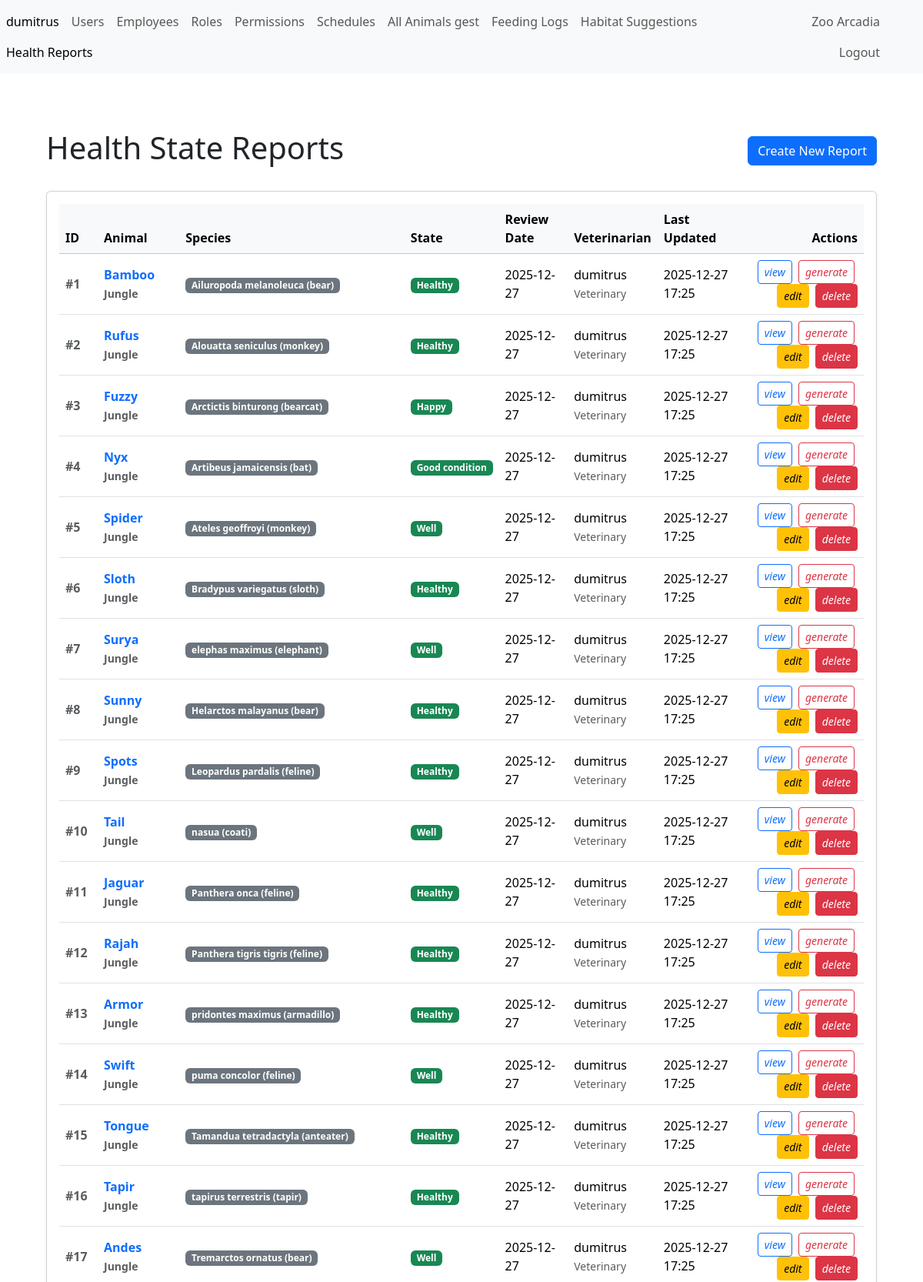
Page /vreports/gest/start (signed in, upper part) on the committed database.
### tables this page shows
CREATE TABLE health_state_report (
    id_hs_report INT AUTO_INCREMENT PRIMARY KEY,
     

    full_animal_id INT NOT NULL,
     

    hsr_state ENUM('healthy', 'sick', 'quarantined', 'injured', 'happy', 'sad', 'depressed', 'terminal', 'infant', 'hungry', 'well', 'good_condition', 'angry', 'aggressive', 'nervous', 'anxious', 'recovering', 'pregnant', 'malnourished', 'dehydrated', 'stressed') NOT NULL,
     

    review_date TIMESTAMP NOT NULL DEFAULT CURRENT_TIMESTAMP,
     

    vet_obs TEXT NOT NULL,
     

    checked_by INT NULL,
     

    updated_at TIMESTAMP DEFAULT CURRENT_TIMESTAMP ON UPDATE CURRENT_TIMESTAMP,
     

    opt_details TEXT
     
);

CREATE TABLE animal_general (
    id_animal_g INT AUTO_INCREMENT PRIMARY KEY,
     
    animal_name VARCHAR(50) NOT NULL,
     
    gender ENUM('male', 'female') NOT NULL,
     
    specie_id INT NOT NULL  
     
);

CREATE TABLE habitats (
    id_habitat INT AUTO_INCREMENT PRIMARY KEY,
     
    habitat_name VARCHAR(100) NOT NULL,
     
    description_habitat VARCHAR(50)  
);

CREATE TABLE specie  (
    id_specie  INT AUTO_INCREMENT PRIMARY KEY,
     
    category_id INT NOT NULL,
     
    specie_name VARCHAR(200) NOT NULL  
     
);

CREATE TABLE users (
    id_user INT AUTO_INCREMENT PRIMARY KEY,
     
    username VARCHAR(50) NOT NULL UNIQUE,
     
    psw VARCHAR(255) NOT NULL,
     
    role_id INT DEFAULT NULL,
     
    employee_id INT NULL UNIQUE,
     
    is_active BOOLEAN NOT NULL DEFAULT TRUE,
     
    created_at TIMESTAMP DEFAULT CURRENT_TIMESTAMP,
     
    updated_at TIMESTAMP DEFAULT CURRENT_TIMESTAMP ON UPDATE CURRENT_TIMESTAMP
     
);

CREATE TABLE roles (
    id_role INT AUTO_INCREMENT PRIMARY KEY,
     
    role_name VARCHAR(50) NOT NULL UNIQUE,
     
    role_description TEXT,
     
     
    created_at TIMESTAMP DEFAULT CURRENT_TIMESTAMP,
     
    updated_at TIMESTAMP DEFAULT CURRENT_TIMESTAMP ON UPDATE CURRENT_TIMESTAMP  
);

### App/vreports/vreportsRouter.php (called while the page is built)
<?php
require_once __DIR__ . '/../../includes/functions.php';
handleDomainRouting('vreports', __DIR__);

### public/index.php (called while the page is built, shortened)
<?php
require_once __DIR__ . '/../database/connection.php';
require_once __DIR__ . '/../includes/functions.php';
require_once __DIR__ . '/../App/router.php';
?>

### database/connection.php (called while the page is built, shortened)
<?php
class DB {
    private static $instance = null;
    public static function createInstance() {
        if (!isset(self::$instance)) {
            $optionsPDO[PDO::ATTR_ERRMODE] = PDO::ERRMODE_EXCEPTION;
            self::$instance = new PDO(
                "mysql:host=" . DB_HOST . ";dbname=" . DB_NAME . ";charset=utf8",
                DB_USER,
                DB_PASS,
                $optionsPDO
            );
        }
        return self::$instance;
    }
}

### App/vreports/models/healthStateReport.php (called while the page is built, shortened)
<?php
require_once __DIR__ . '/../../../database/connection.php';
class HealthStateReport {
    private $db;
    public function __construct() {
        $this->db = DB::createInstance();
    }
    public function getAll() {
        $sql = "SELECT hsr.*,
                       ag.animal_name,
                       ag.gender,
                       s.specie_name,
                       c.category_name,
                       h.habitat_name,
                       u.username AS checked_by_username,
                       r.role_name
                FROM health_state_report hsr
                JOIN animal_full af ON hsr.full_animal_id = af.id_full_animal
                JOIN animal_general ag ON af.animal_g_id = ag.id_animal_g
                JOIN specie s ON ag.specie_id = s.id_specie
                LEFT JOIN category c ON s.category_id = c.id_category
                LEFT JOIN habitats h ON af.habitat_id = h.id_habitat
                LEFT JOIN users u ON hsr.checked_by = u.id_user
                LEFT JOIN roles r ON u.role_id = r.id_role
                ORDER BY hsr.review_date DESC, hsr.updated_at DESC";
        $stmt = $this->db->prepare($sql);
        $stmt->execute();
        return $stmt->fetchAll(PDO::FETCH_OBJ);
    }
}

### App/vreports/views/gest/start.php (the view, shortened to what this page needs)
<?php
require_once __DIR__ . '/../../../../includes/functions.php';
function getStateBadgeClass($state) {
    $stateColors = [
        'healthy' => 'success',
        'well' => 'success',
        'good_condition' => 'success',
        'happy' => 'success',
        'sick' => 'danger',
        'injured' => 'danger',
        'malnourished' => 'danger',
        'dehydrated' => 'danger',
        'quarantined' => 'warning',
        'terminal' => 'warning',
        'recovering' => 'info',
        'pregnant' => 'info',
        'sad' => 'warning',
        'depressed' => 'warning',
        'stressed' => 'warning',
        'nervous' => 'warning',
        'anxious' => 'warning',
        'hungry' => 'warning',
        'angry' => 'danger',
        'aggressive' => 'danger',
        'infant' => 'secondary'
    ];
    return $stateColors[$state] ?? 'secondary';
}
?>
<div class="container mt-4">
    <div class="d-flex justify-content-between align-items-center mb-4">
        <h1>Health State Reports</h1>
        <?php
        if (hasPermission('vet_reports-create')):
        ?>
            <a href="/vreports/gest/create" class="btn btn-primary">
                <i class="bi bi-plus-circle"></i> Create New Report
            </a>
        <?php endif; ?>
    </div>
    <div class="card shadow-sm">
        <div class="card-body">
            <div class="table-responsive">
                <table class="table table-hover align-middle">
                    <thead class="table-light">
                        <tr>
                            <th style="width: 50px;">ID</th>
                            <th>Animal</th>
                            <th>Species</th>
                            <th>State</th>
                            <th>Review Date</th>
                            <th>Veterinarian</th>
                            <th>Last Updated</th>
                            <th class="text-end">Actions</th>
                        </tr>
                    </thead>
                    <tbody>
                        <?php if (!empty($reports)): ?>
                            <?php foreach ($reports as $report): ?>
                                <tr>
                                    <td class="fw-bold text-muted">#<?= $report->id_hs_report ?? 'N/A' ?></td>
                                    <td class="fw-bold">
                                        <a href="/vreports/gest/view?id=<?= $report->id_hs_report ?>" class="text-decoration-none">
                                            <?= htmlspecialchars($report->animal_name ?? 'N/A') ?>
                                        </a>
                                        <?php if ($report->habitat_name): ?>
                                            <br><small class="text-muted"><?= htmlspecialchars($report->habitat_name) ?></small>
                                        <?php endif; ?>
                                    </td>
                                    <td>
                                        <span class="badge bg-secondary">
                                            <?= htmlspecialchars($report->specie_name ?? 'N/A') ?>
                                        </span>
                                    </td>
                                    <td>
                                        <span class="badge bg-<?= getStateBadgeClass($report->hsr_state) ?>">
                                            <?= htmlspecialchars(ucfirst(str_replace('_', ' ', $report->hsr_state))) ?>
                                        </span>
                                    </td>
                                    <td>
                                        <?php
                                            $date = new DateTime($report->review_date);
                                            echo $date->format('Y-m-d');
                                        ?>
                                    </td>
                                    <td>
                                        <?= htmlspecialchars($report->checked_by_username ?? 'Unknown') ?>
                                        <?php if ($report->role_name): ?>
                                            <br><small class="text-muted"><?= htmlspecialchars($report->role_name) ?></small>
                                        <?php endif; ?>
                                    </td>
                                    <td>
                                        <?php
                                            $updated = new DateTime($report->updated_at);
                                            echo $updated->format('Y-m-d H:i');
                                        ?>
                                    </td>
                                    <td class="text-end">
                                        <?php
                                        if (hasPermission('vet_reports-view')):
                                        ?>
                                            <a href="/vreports/gest/view?id=<?= $report->id_hs_report ?>"
                                               class="btn btn-sm btn-outline-primary me-1"
                                               title="View Report">
                                                <i class="bi bi-eye">view</i>
                                            </a>
                                        <a href="/vreports/gest/generatePDF?id=<?= $report->id_hs_report ?>"
                                               class="btn btn-sm btn-outline-danger me-1"
                                               title="Generate PDF"
                                               target="_blank">
                                                <i class="bi bi-file-pdf">generate</i>
                                            </a>
                                        <?php endif; ?>
                                        <?php
                                        if (hasPermission('vet_reports-edit')):
                                        ?>
                                            <a href="/vreports/gest/edit?id=<?= $report->id_hs_report ?>"
                                               class="btn btn-sm btn-warning me-1"
                                               title="Edit Report">
                                                <i>edit</i>
                                            </a>
                                        <?php endif; ?>
                                        <?php
                                        $isAdmin = isset($_SESSION['user']['role_name']) && $_SESSION['user']['role_name'] === 'Admin';
                                        if (hasPermission('vet_reports-edit') || $isAdmin):
                                        ?>
                                            <a href="/vreports/gest/delete?id=<?= $report->id_hs_report ?>"
                                               class="btn btn-sm btn-danger"
                                               onclick="return confirm('Are you sure you want to delete this health report?');"
                                               title="Delete Report">
                                                <i>delete</i>
                                            </a>
                                        <?php endif; ?>
                                    </td>
                                </tr>
                            <?php endforeach; ?>
                        <?php endif; ?>
                    </tbody>
                </table>
            </div>
        </div>
    </div>
</div>

### rows in the picture
health_state_report: id_hs_report "1", animal_general.animal_name "Bamboo", habitats.habitat_name "Jungle", specie.specie_name "Ailuropoda melanoleuca (bear)", hsr_state "Healthy", review_date "2025-12-27", users.username "dumitrus", roles.role_name "Veterinary", updated_at "2025-12-27 17:25"
health_state_report: id_hs_report "2", animal_general.animal_name "Rufus", habitats.habitat_name "Jungle", specie.specie_name "Alouatta seniculus (monkey)", hsr_state "Healthy", review_date "2025-12-27", users.username "dumitrus", roles.role_name "Veterinary", updated_at "2025-12-27 17:25"
health_state_report: id_hs_report "3", animal_general.animal_name "Fuzzy", habitats.habitat_name "Jungle", specie.specie_name "Arctictis binturong (bearcat)", hsr_state "Happy", review_date "2025-12-27", users.username "dumitrus", roles.role_name "Veterinary", updated_at "2025-12-27 17:25"
health_state_report: id_hs_report "4", animal_general.animal_name "Nyx", habitats.habitat_name "Jungle", specie.specie_name "Artibeus jamaicensis (bat)", hsr_state "Good condition", review_date "2025-12-27", users.username "dumitrus", roles.role_name "Veterinary", updated_at "2025-12-27 17:25"
health_state_report: id_hs_report "5", animal_general.animal_name "Spider", habitats.habitat_name "Jungle", specie.specie_name "Ateles geoffroyi (monkey)", hsr_state "Well", review_date "2025-12-27", users.username "dumitrus", roles.role_name "Veterinary", updated_at "2025-12-27 17:25"
health_state_report: id_hs_report "6", animal_general.animal_name "Sloth", habitats.habitat_name "Jungle", specie.specie_name "Bradypus variegatus (sloth)", hsr_state "Healthy", review_date "2025-12-27", users.username "dumitrus", roles.role_name "Veterinary", updated_at "2025-12-27 17:25"
health_state_report: id_hs_report "7", animal_general.animal_name "Surya", habitats.habitat_name "Jungle", specie.specie_name "elephas maximus (elephant)", hsr_state "Well", review_date "2025-12-27", users.username "dumitrus", roles.role_name "Veterinary", updated_at "2025-12-27 17:25"
health_state_report: id_hs_report "8", animal_general.animal_name "Sunny", habitats.habitat_name "Jungle", specie.specie_name "Helarctos malayanus (bear)", hsr_state "Healthy", review_date "2025-12-27", users.username "dumitrus", roles.role_name "Veterinary", updated_at "2025-12-27 17:25"
health_state_report: id_hs_report "9", animal_general.animal_name "Spots", habitats.habitat_name "Jungle", specie.specie_name "Leopardus pardalis (feline)", hsr_state "Healthy", review_date "2025-12-27", users.username "dumitrus", roles.role_name "Veterinary", updated_at "2025-12-27 17:25"
health_state_report: id_hs_report "10", animal_general.animal_name "Tail", habitats.habitat_name "Jungle", specie.specie_name "nasua (coati)", hsr_state "Well", review_date "2025-12-27", users.username "dumitrus", roles.role_name "Veterinary", updated_at "2025-12-27 17:25"
health_state_report: id_hs_report "11", animal_general.animal_name "Jaguar", habitats.habitat_name "Jungle", specie.specie_name "Panthera onca (feline)", hsr_state "Healthy", review_date "2025-12-27", users.username "dumitrus", roles.role_name "Veterinary", updated_at "2025-12-27 17:25"
health_state_report: id_hs_report "12", animal_general.animal_name "Rajah", habitats.habitat_name "Jungle", specie.specie_name "Panthera tigris tigris (feline)", hsr_state "Healthy", review_date "2025-12-27", users.username "dumitrus", roles.role_name "Veterinary", updated_at "2025-12-27 17:25"
health_state_report: id_hs_report "13", animal_general.animal_name "Armor", habitats.habitat_name "Jungle", specie.specie_name "pridontes maximus (armadillo)", hsr_state "Healthy", review_date "2025-12-27", users.username "dumitrus", roles.role_name "Veterinary", updated_at "2025-12-27 17:25"
health_state_report: id_hs_report "14", animal_general.animal_name "Swift", habitats.habitat_name "Jungle", specie.specie_name "puma concolor (feline)", hsr_state "Well", review_date "2025-12-27", users.username "dumitrus", roles.role_name "Veterinary", updated_at "2025-12-27 17:25"
health_state_report: id_hs_report "15", animal_general.animal_name "Tongue", habitats.habitat_name "Jungle", specie.specie_name "Tamandua tetradactyla (anteater)", hsr_state "Healthy", review_date "2025-12-27", users.username "dumitrus", roles.role_name "Veterinary", updated_at "2025-12-27 17:25"
health_state_report: id_hs_report "16", animal_general.animal_name "Tapir", habitats.habitat_name "Jungle", specie.specie_name "tapirus terrestris (tapir)", hsr_state "Healthy", review_date "2025-12-27", users.username "dumitrus", roles.role_name "Veterinary", updated_at "2025-12-27 17:25"
health_state_report: id_hs_report "17", animal_general.animal_name "Andes", habitats.habitat_name "Jungle", specie.specie_name "Tremarctos ornatus (bear)", hsr_state "Well", review_date "2025-12-27", users.username "dumitrus", roles.role_name "Veterinary", updated_at "2025-12-27 17:25"

### other values in the picture
$_SESSION["user"]["username"] "dumitrus"
